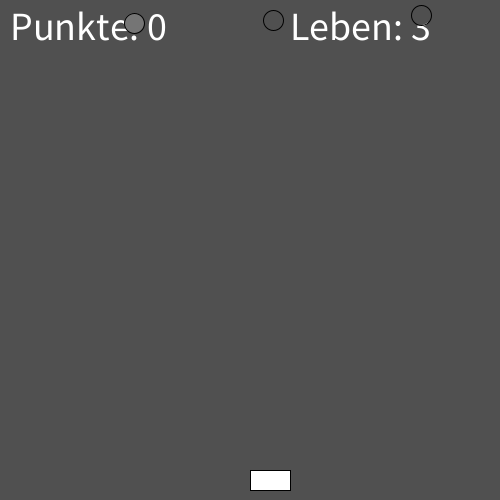
Frame 1 (no input)
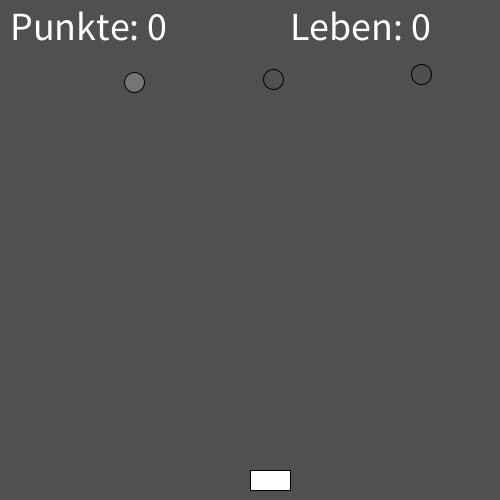
Frame 60 (the mouse pressed at the canvas centre just before this capture)
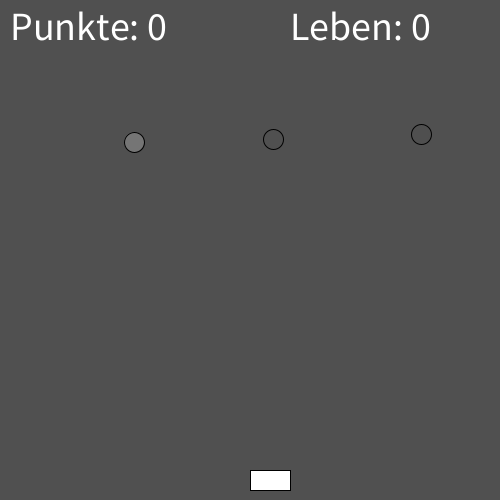
Frame 120 (the mouse held since frame 60 and released just before this capture)

The Processing sketch that drew these frames (run headless with seeded random() and noise(); from frame 60 on, the mouse is pressed at the canvas centre):

// Processing sketch: a_b_3_5
// ── a_b_3_5.pde
int EimerX = 250;
int EllipseX1 = 0;
int EllipseX2 = 0;
int EllipseX3 = 0;
int EllipseY1 = 600;
int EllipseY2 = 600;
int EllipseY3 = 600;
int colour1 = 0;
int colour2 = 0;
int colour3 = 0;
int punkte = 0;
int leben = 3;
void setup() {
  size(500, 500);
}
void draw() {
  background(80);
  //Anzeige
  textSize(40);
  text("Punkte: "+punkte, 10, 40);
  text("Leben: "+leben, 290, 40);
  //Tropfen
  if (EllipseY1 >= 500) {
    leben--;
    EllipseY1 = int(random(10, 30));
    EllipseX1 = int(random(10, 490));
    colour1 = int(random(60, 120));
  }
  if (EllipseY2 >= 500) {
    leben--;
    EllipseY2 = int(random(10, 30));
    EllipseX2 = int(random(10, 490));
    colour2 = int(random(60, 120));
  }
  if (EllipseY3 >= 500) {
    leben--;
    EllipseY3 = int(random(10, 30));
    EllipseX3 = int(random(10, 490));
    colour3 = int(random(60, 120));
  }
  EllipseY1++;
  EllipseY2++;
  EllipseY3++;
  fill(colour1);
  ellipse(EllipseX1, EllipseY1, 20, 20);
  fill(colour2);
  ellipse(EllipseX2, EllipseY2, 20, 20);
  fill(colour3);
  ellipse(EllipseX3, EllipseY3, 20, 20);
  //collision
  if (EllipseX1 >= EimerX && EllipseX1 <= EimerX+40 && EllipseY1 <= 470+20 && EllipseY1 >= 470) {
    punkte++;
    EllipseY1 = int(random(10, 30));
    EllipseX1 = int(random(10, 490));
    colour1 = int(random(60, 120));
  }
  if (EllipseX2 >= EimerX && EllipseX2 <= EimerX+40 && EllipseY2 <= 470+20 && EllipseY2 >= 470) {
    punkte++;
    EllipseY2 = int(random(10, 30));
    EllipseX2 = int(random(10, 490));
    colour2 = int(random(60, 120));
  }
  if (EllipseX3 >= EimerX && EllipseX3 <= EimerX+40 && EllipseY3 <= 470+20 && EllipseY3 >= 470) {
    punkte++;
    EllipseY3 = int(random(10, 30));
    EllipseX3 = int(random(10, 490));
    colour3 = int(random(60, 120));
  }
  //Eimer
  fill(255);
  rect(EimerX, 470, 40, 20);
  if (EimerX <= 0) {
    EimerX = 0;
  }
  if (EimerX >= width-40) {
    EimerX = width-40;
  }
  if (EimerX <= 0) {
    EimerX = 0;
  }
}
void keyPressed() {
  //Eimer movement
  if (keyCode == RIGHT) {
    EimerX += 5;
  }
  if (keyCode == LEFT) {
    EimerX -= 5;
  }
}
